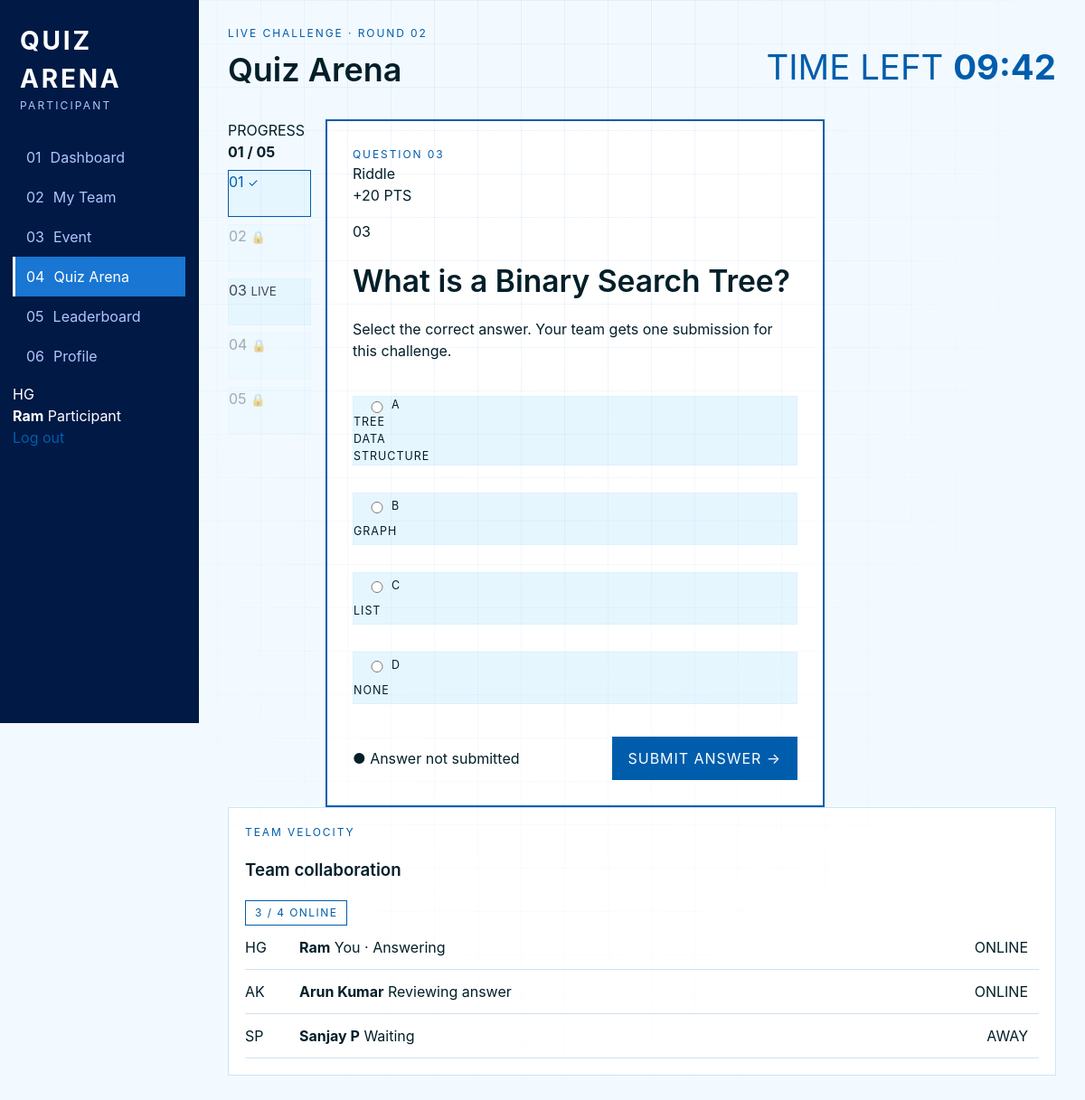
The page /student/arena/3 (signed in) on the database its author committed.
### app.py (models this page shows)
class User(Base):
    __tablename__ = 'users'
    id = Column(Integer, primary_key=True, index=True)
    fullname = Column(String)
    email = Column(String, unique=True, index=True)
    password = Column(String)
    role = Column(String, default="student")
    team_id = Column(Integer, ForeignKey('teams.id'), nullable=True)
    team = relationship("Team", back_populates="members")

class Question(Base):
    __tablename__ = 'questions'
    id = Column(Integer, primary_key=True, index=True)
    question_text = Column(String)
    option_a = Column(String)
    option_b = Column(String)
    option_c = Column(String)
    option_d = Column(String)
    correct_option = Column(String)
    points = Column(Integer, default=10)
    type = Column(String, default="MCQ")
    submissions = relationship("Submission", back_populates="question")

### app.py (the view)
@app.route('/student/arena')
@app.route('/student/arena/<int:question_id>')
@login_required
def student_arena(question_id=None):
    db = get_db()
    user = db.query(User).filter(User.id == session.get('user_id')).first()
    if not user or not user.team_id:
        flash("You are not part of a team.")
        return redirect(url_for('student_dashboard'))
    submissions = db.query(Submission).filter(Submission.team_id == user.team_id).all()
    submitted_question_ids = [s.question_id for s in submissions]
    submitted_dict = {s.question_id: s for s in submissions}
    all_questions = db.query(Question).all()
    if question_id:
        current_question = next((q for q in all_questions if q.id == question_id), None)
    else:
        current_question = next((q for q in all_questions if q.id not in submitted_question_ids), None)
    total_questions = len(all_questions)
    answered_questions = len(submitted_question_ids)
    return render_template('arenastudent.html',
                           question=current_question,
                           all_questions=all_questions,
                           submitted_dict=submitted_dict,
                           total_questions=total_questions,
                           answered_questions=answered_questions,
                           user=session,
                           team=user.team)

### app.py (called while the page is built)
def get_db():
    if 'db' not in g:
        g.db = SessionLocal()
    return g.db

@app.teardown_appcontext
def teardown_db(exception):
    db = g.pop('db', None)
    if db is not None:
        db.close()

def login_required(f):
    @wraps(f)
    def decorated_function(*args, **kwargs):
        if 'logged_in' not in session:
            return redirect(url_for('login'))
        return f(*args, **kwargs)
    return decorated_function

### templates/arenastudent.html (shortened to what this page needs)
<!DOCTYPE html>
<html lang="en">
<head>
  <link rel="stylesheet" href="{{ url_for('static', filename='css/style.css') }}">
</head>
<body class="app-body" data-page="arena">
  <aside class="side-nav">
    <div class="brand-mark">
      <div>
        <strong style="font-size: 1.75rem; letter-spacing: 0.1em; color: var(--primary);">QUIZ ARENA</strong>
        <span>Participant</span>
      </div>
    </div>
    <nav>
      <a href="{{ url_for('student_dashboard') }}" class="nav-link">
        <span>01</span>
        Dashboard
      </a>
      <a href="{{ url_for('student_team') }}" class="nav-link">
        <span>02</span>
        My Team
      </a>
      <a href="{{ url_for('student_event') }}" class="nav-link">
        <span>03</span>
        Event
      </a>
      <a href="{{ url_for('student_arena') }}" class="nav-link active">
        <span>04</span>
        Quiz Arena
      </a>
      <a href="{{ url_for('student_leaderboard') }}" class="nav-link">
        <span>05</span>
        Leaderboard
      </a>
      <a href="{{ url_for('student_profile') }}" class="nav-link">
        <span>06</span>
        Profile
      </a>
    </nav>
    <div class="side-bottom">
      <div class="mini-profile">
        <div class="avatar">HG</div>
        <div>
          <strong>{{ user.get("fullname", "Student") }}</strong>
          <span>Participant</span>
        </div>
      </div>
      <a href="{{ url_for('logout') }}" class="logout-link">
        Log out
      </a>
    </div>
  </aside>
  <main class="content">
    <header class="topbar">
      <div>
        <p class="kicker">LIVE CHALLENGE · ROUND 02</p>
        <h1 class="page-title">
          Quiz Arena
        </h1>
      </div>
      <div class="timer">
        <span>TIME LEFT</span>
        <strong id="timer">09:42</strong>
      </div>
    </header>
    <section class="arena-shell">
      <aside class="q-rail">
        <div class="q-rail-head">
          <span>PROGRESS</span>
          <strong>{{ '%02d' % answered_questions }} / {{ '%02d' % total_questions }}</strong>
        </div>
        {% for q in all_questions %}
            <a href="{{ url_for('student_arena', question_id=q.id) }}" style="text-decoration: none; color: inherit; display: block;">
            {% if q.id in submitted_dict %}
                <div class="q-node done {% if question and question.id == q.id %}active{% endif %}" style="{% if question and question.id == q.id %}border: 2px solid #005dac;{% endif %}">
                  <span>{{ '%02d' % loop.index }}</span>
                  <small>✓</small>
                </div>
            {% elif (not question and q.id not in submitted_dict) or (question and question.id == q.id) %}
                <div class="q-node active">
                  <span>{{ '%02d' % loop.index }}</span>
                  <small>LIVE</small>
                </div>
            {% else %}
                <div class="q-node locked">
                  <span>{{ '%02d' % loop.index }}</span>
                  <small>🔒</small>
                </div>
            {% endif %}
            </a>
        {% endfor %}
      </aside>
      <div class="question-stage">
        {% if question %}
        <div class="question-top">
          <div>
            <p class="kicker">QUESTION {{ '%02d' % question.id }}</p>
            <span class="question-type">{{ question.type }}</span>
          </div>
          <span class="points">+{{ question.points }} PTS</span>
        </div>
        <div class="question-card">
          <p class="question-number">{{ '%02d' % question.id }}</p>
          <h2>{{ question.question_text }}</h2>
          <p class="question-hint">Select the correct answer. Your team gets one submission for this challenge.</p>
          {% if question.id in submitted_dict %}
             <div class="options" style="padding: 20px; background: #f0fdf4; border-radius: 8px; border: 1px solid #bbf7d0;">
                <h3 style="color: #166534; margin-bottom: 10px;">Already Submitted</h3>
                <p><strong>Your Answer:</strong> {{ submitted_dict[question.id].submitted_option }}</p>
                <p><strong>Status:</strong> {% if submitted_dict[question.id].is_correct %}Correct{% else %}Incorrect{% endif %}</p>
             </div>
             <div class="arena-actions" style="margin-top: 30px;">
               <div><span class="save-state" style="color: #166534;">● Answer submitted</span></div>
               <button class="btn" type="button" disabled style="opacity: 0.5; cursor: not-allowed;">Already Answered</button>
             </div>
          {% else %}
              <form id="answer-form" method="POST" action="{{ url_for('submit_answer') }}">
              <div class="options">
                <label class="option">
                  <input type="radio" name="answer" value="A">
                  <span class="option-key">A</span>
                  <span class="option-text">{{ question.option_a }}</span>
                </label>
                <label class="option">
                  <input type="radio" name="answer" value="B">
                  <span class="option-key">B</span>
                  <span class="option-text">{{ question.option_b }}</span>
                </label>
                <label class="option">
                  <input type="radio" name="answer" value="C">
                  <span class="option-key">C</span>
                  <span class="option-text">{{ question.option_c }}</span>
                </label>
                <label class="option">
                  <input type="radio" name="answer" value="D">
                  <span class="option-key">D</span>
                  <span class="option-text">{{ question.option_d }}</span>
                </label>
              </div>
              </form>
              <div class="arena-actions" style="margin-top: 30px;">
                <div><span class="save-state">● Answer not submitted</span></div>
                <button class="btn" type="button" onclick="document.getElementById('answer-form').submit()">Submit Answer →</button>
              </div>
          {% endif %}
        </div>
        {% else %}
        <div class="question-card" style="text-align: center; padding: 40px;">
          <h2>Congratulations!</h2>
          <p>You have completed all questions in the arena.</p>
        </div>
        {% endif %}
      </div>
    </section>
    <section class="panel">
      <div class="panel-head">
        <div>
          <p class="kicker">TEAM VELOCITY</p>
          <h3>
            Team collaboration
          </h3>
        </div>
        <span class="status-pill">
          3 / 4 ONLINE
        </span>
      </div>
      <div class="member-row">
        <div class="avatar">HG</div>
        <div>
          <strong>{{ user.get("fullname", "Student") }}</strong>
          <span>You · Answering</span>
        </div>
        <span class="member-status online">
          ONLINE
        </span>
      </div>
      <div class="member-row">
        <div class="avatar">AK</div>
        <div>
          <strong>Arun Kumar</strong>
          <span>Reviewing answer</span>
        </div>
        <span class="member-status online">
          ONLINE
        </span>
      </div>
      <div class="member-row">
        <div class="avatar">SP</div>
        <div>
          <strong>Sanjay P</strong>
          <span>Waiting</span>
        </div>
        <span class="member-status">
          AWAY
        </span>
      </div>
    </section>
  </main>
</body>
</html>

### rows shown on the page
User: get "Ram"
Question: index "01"
Question: index "02"
Question: index "03", id "03", type "Riddle", points "20", question_text "What is a Binary Search Tree?", option_a "TREE DATA STRUCTURE", option_b "GRAPH", option_c "LIST", option_d "NONE"
Question: index "04"
Question: index "05"

### other values the page prints
{{ '%02d' % answered_questions }} "01"
{{ '%02d' % total_questions }} "05"
